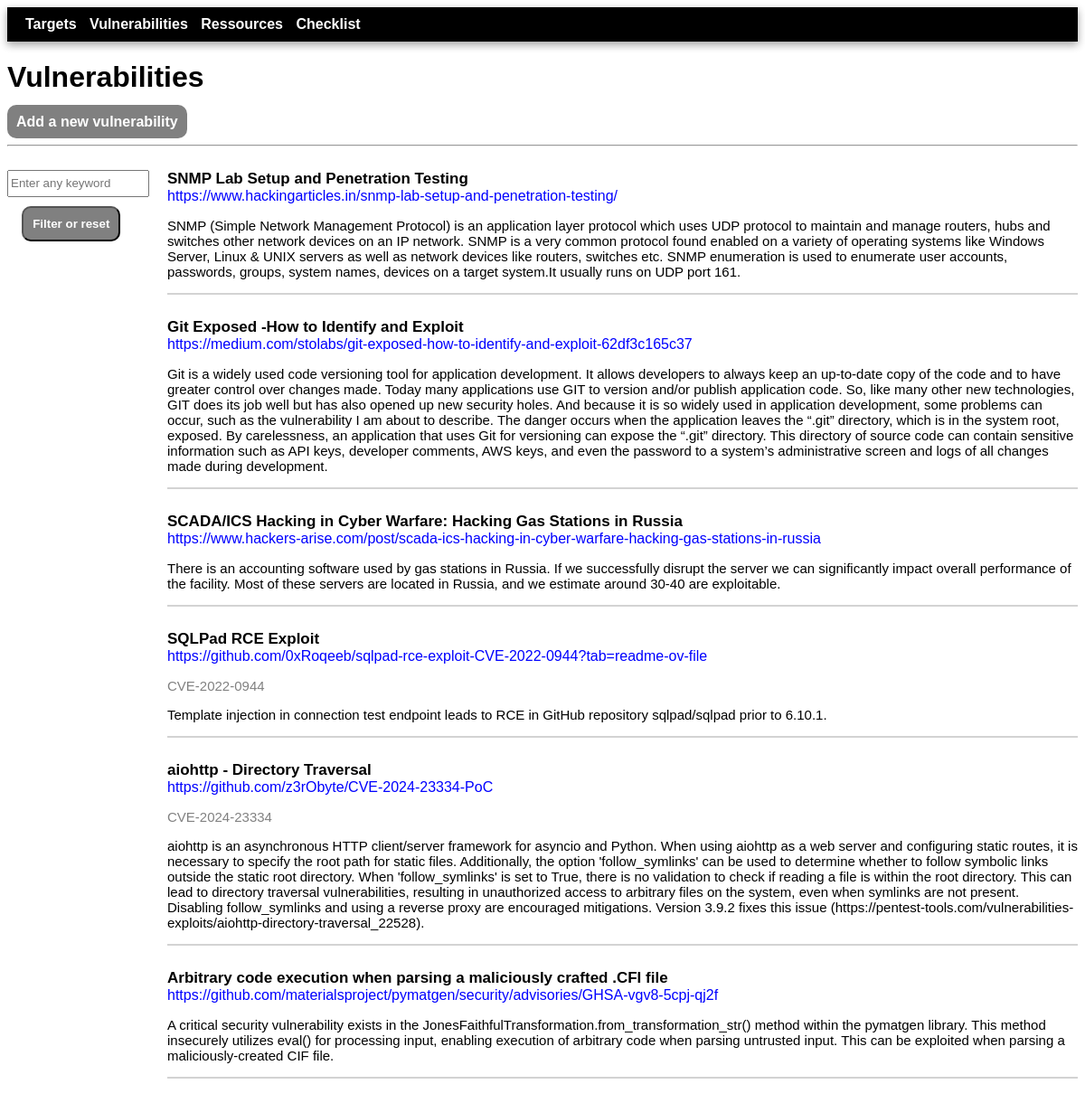
The page /vulnerabilities/ on the database its author committed.
### tms/models.py (models this page shows, shortened)
class Vulnerability(models.Model):
    class Category(models.TextChoices):
        ENUMERATION = 'Enumeration'
        WEB_VULNERABILIY = 'Web vulnerability'
        SERVICE_VULNERABILIY = 'Service vulnerability'
        PRIVESC = 'Privesc'
        OTHER = 'Other'
    name = models.fields.CharField(max_length=200, null=True)
    url = models.fields.URLField(null=True)
    description = models.fields.CharField(max_length=1000, null=True)
    category = models.fields.CharField(choices=Category.choices, max_length=100, null=True)
    cve = models.fields.CharField(max_length=15, null=True, blank=True)

### tms/views.py (the view, shortened to what this page needs)
# urls.py: path('vulnerabilities/', views.vulnerabilities, name='vulnerabilities'),
def vulnerabilities(request):
    vulnerabilities = Vulnerability.objects.all()
    vulnerabilities = vulnerabilities.order_by('-id').values()
    return render(request, 'tms/vulnerabilities.html', {'vulnerabilities' : vulnerabilities})

### tms/templates/tms/vulnerabilities.html (shortened to what this page needs)
{% extends 'tms/base.html' %}
{% block content %}
        <h1>Vulnerabilities</h1>
        <p><span class="submenu"><a href="{% url 'vulnerabilities-add' %}">Add a new vulnerability</a></span></p>
        <hr>
        <br>
        <div class="flex-container">
            <div style="flex-basis: 10%;">
                <form role="search" method="POST" class="searchbar" style="width: 80%;">
                    <input type="search" placeholder="Enter any keyword" name="search_query" class="bar">
                    <button type="submit" class="filter_button">Filter or reset</button>
                </form>
            </div>
            <div style="flex-basis: 90%;">
                {% for vulnerability in vulnerabilities %}
                <div class="vuln_list">
                    <strong style="font-size: 17px;">{{ vulnerability.name }}</strong><br>
                    <a href="{{ vulnerability.url }}" target="_blank">{{ vulnerability.url }}</a><br>
                    {% if vulnerability.cve %}
                        <p style="color: grey; font-size: 15px;">{{ vulnerability.cve }}</p>
                    {% endif %}
                    <p style="font-size: 15px;">{{ vulnerability.description }}</p>
                    <span class="notes_sep"><hr></span><br>
                </div>
                {% endfor %}
            </div>
        </div>
{% endblock %}

### tms/static/tms/styles.css (style rules this page uses)
* { font-family: Helvetica; }
.submenu a, form .button { background:grey; color: white; padding: 10px; font-weight: bold; border-radius: 10px; }
a { text-decoration: none; color: blue; }
.flex-container { display: flex; }
.notes_sep hr { border: 1px solid lightgrey; }
form { margin-right: auto; margin-left: auto; width: 500px; text-align: center; border: 1px solid lightgrey; padding: 20px; background-color: lightgrey; box-shadow: 0 4px 8px 0 rgba(0,0,0,0.2), 0 3px 10px 0 rgba(0,0,0,0.19); }
.vuln_list { margin-right: auto; margin-left: auto; width: 100%; }
form.searchbar { width: 10%; padding: 0px; margin-right: 0px; margin-left: 0px; border: none; box-shadow: none; background-color: white; }
.bar { height: 30px; margin-right: 20px; margin-bottom: 10px; }
.filter_button { background:grey; color: white; padding: 10px; font-weight: bold; border-radius: 10px; margin-left: auto; margin-right: auto; text-align: center; }

### rows shown on the page
Vulnerability: name "SNMP Lab Setup and Penetration Testing", url "https://www.hackingarticles.in/snmp-lab-setup-and-penetration-testing/", description "SNMP (Simple Network Management Protocol) is an application layer protocol which uses UDP protocol to maintain and manage routers, hubs and switches other network devices on an IP network. SNMP is a very common protocol found enabled on a variety of operating systems like Windows Server, Linux & UNIX servers as well as network devices like routers, switches etc. SNMP enumeration is used to enumerate user accounts, passwords, groups, system names, devices on a target system.It usually runs on UDP port 161."
Vulnerability: name "Git Exposed -How to Identify and Exploit", url "https://medium.com/stolabs/git-exposed-how-to-identify-and-exploit-62df3c165c37", description "Git is a widely used code versioning tool for application development. It allows developers to always keep an up-to-date copy of the code and to have greater control over changes made. Today many applications use GIT to version and/or publish application code. So, like many other new technologies, GIT does its job well but has also opened up new security holes. And because it is so widely used in application development, some problems can occur, such as the vulnerability I am about to describe. The danger occurs when the application leaves the “.git” directory, which is in the system root, exposed. By carelessness, an application that uses Git for versioning can expose the “.git” directory.…"
Vulnerability: name "SCADA/ICS Hacking in Cyber Warfare: Hacking Gas Stations in Russia", url "https://www.hackers-arise.com/post/scada-ics-hacking-in-cyber-warfare-hacking-gas-stations-in-russia", description "There is an accounting software used by gas stations in Russia. If we successfully disrupt the server we can significantly impact overall performance of the facility. Most of these servers are located in Russia, and we estimate around 30-40 are exploitable."
Vulnerability: name "SQLPad RCE Exploit", url "https://github.com/0xRoqeeb/sqlpad-rce-exploit-CVE-2022-0944?tab=readme-ov-file", cve "CVE-2022-0944", description "Template injection in connection test endpoint leads to RCE in GitHub repository sqlpad/sqlpad prior to 6.10.1."
Vulnerability: name "aiohttp - Directory Traversal", url "https://github.com/z3rObyte/CVE-2024-23334-PoC", cve "CVE-2024-23334", description "aiohttp is an asynchronous HTTP client/server framework for asyncio and Python. When using aiohttp as a web server and configuring static routes, it is necessary to specify the root path for static files. Additionally, the option 'follow_symlinks' can be used to determine whether to follow symbolic links outside the static root directory. When 'follow_symlinks' is set to True, there is no validation to check if reading a file is within the root directory. This can lead to directory traversal vulnerabilities, resulting in unauthorized access to arbitrary files on the system, even when symlinks are not present. Disabling follow_symlinks and using a reverse proxy are encouraged mitigations.…"
Vulnerability: name "Arbitrary code execution when parsing a maliciously crafted .CFI file", url "https://github.com/materialsproject/pymatgen/security/advisories/GHSA-vgv8-5cpj-qj2f", description "A critical security vulnerability exists in the JonesFaithfulTransformation.from_transformation_str() method within the pymatgen library. This method insecurely utilizes eval() for processing input, enabling execution of arbitrary code when parsing untrusted input. This can be exploited when parsing a maliciously-created CIF file."
